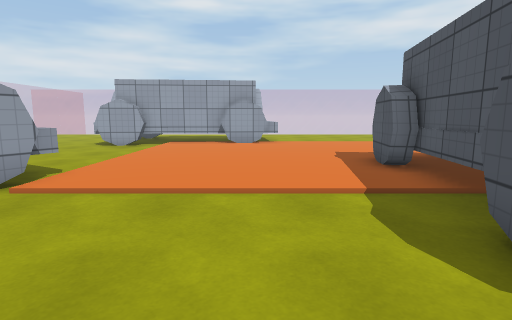
View 1 (above)

24 first-person views from a walk through a 3-D level made in the Unity game engine. The camera is 1.2 m above the floor, tilts 8° down and sees 80° across. The floor is counted in squares, 1 m on a side. Each view is taken from the middle of a square. On the plan, view 1 faces up. The plan holds only what a view shows up to about 13 squares ahead; the rest is blank. The place goes on beyond the plan. The player is left out. Some animated figures are left out. Some surface patterns are stand-ins.

View 2
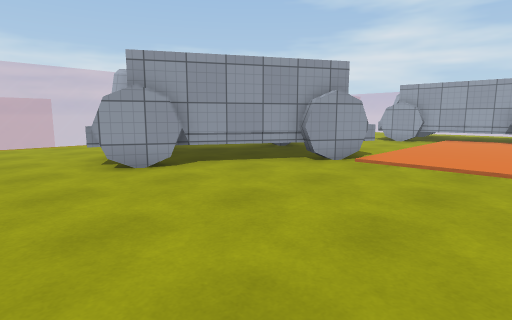

View 3
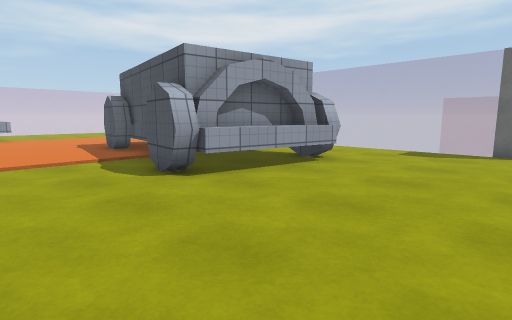

View 4
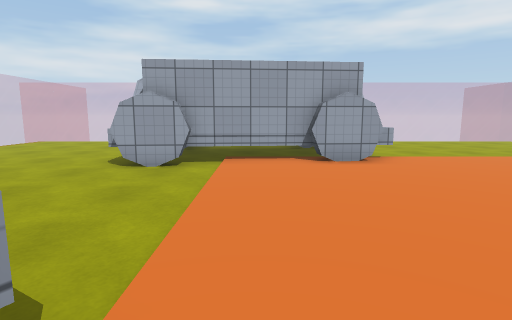

View 5
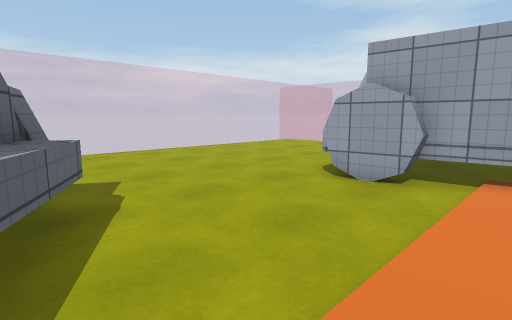

View 6
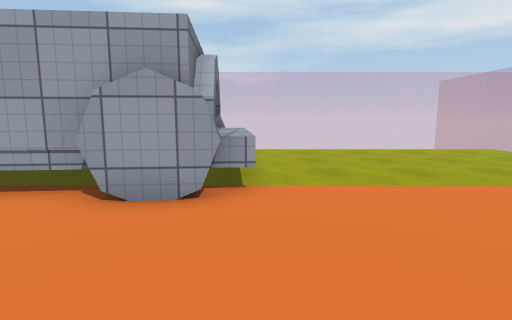

View 7
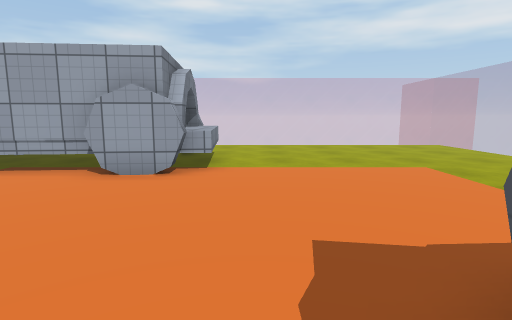

View 8
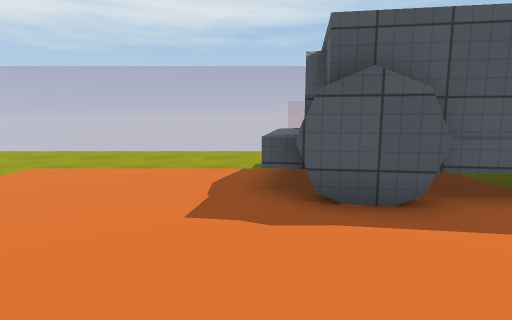

View 9
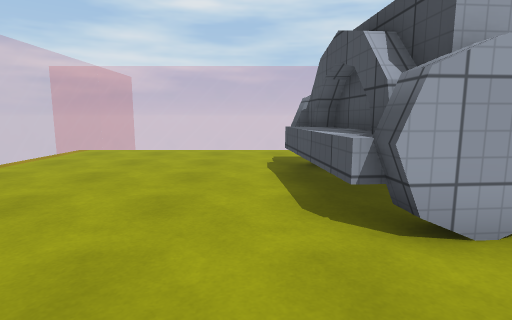

View 10
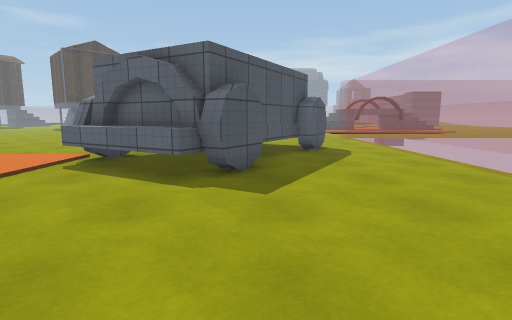

View 11
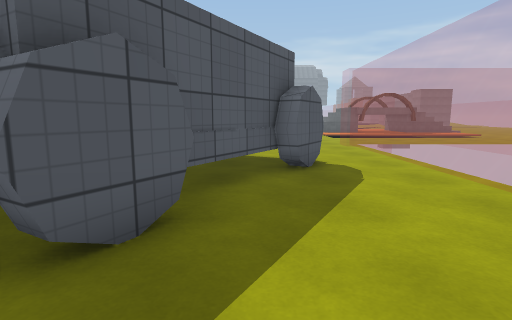

View 12
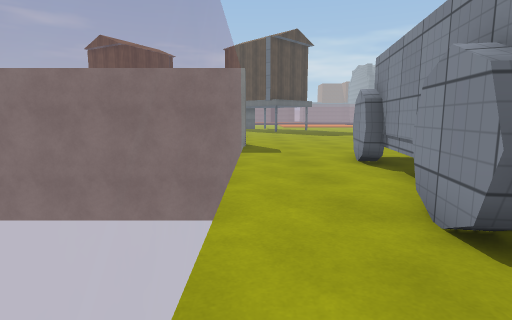

View 13
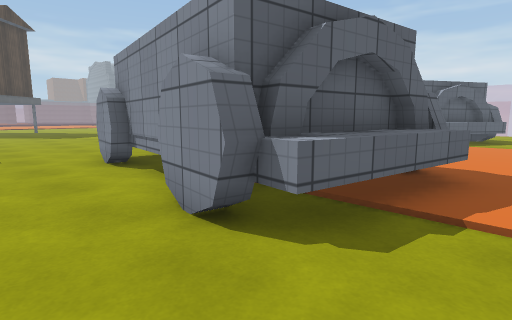

View 14
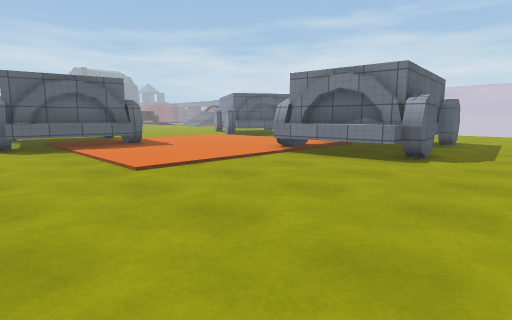

View 15
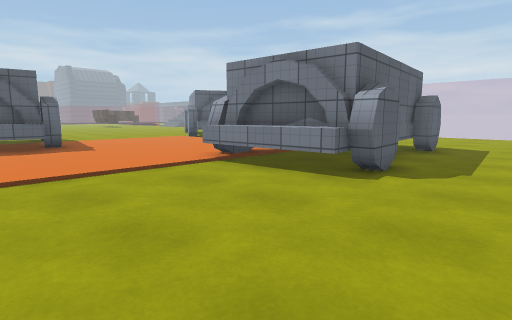

View 16
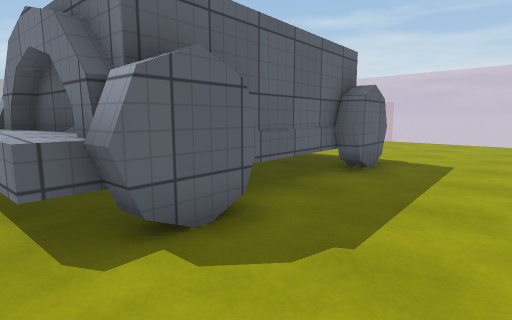

View 17
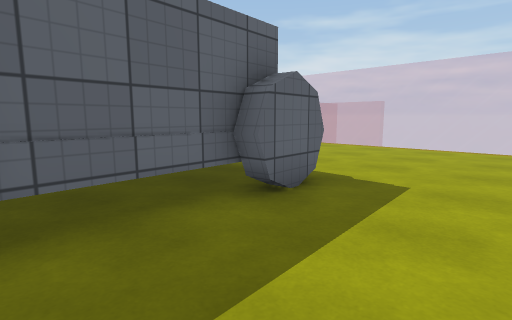

View 18
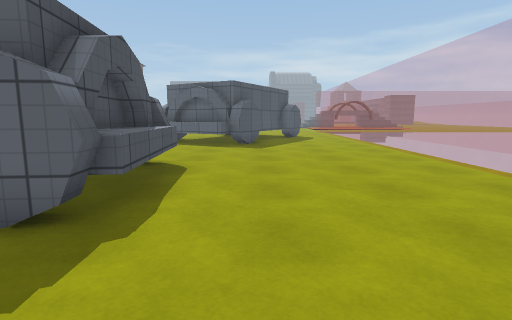

View 19
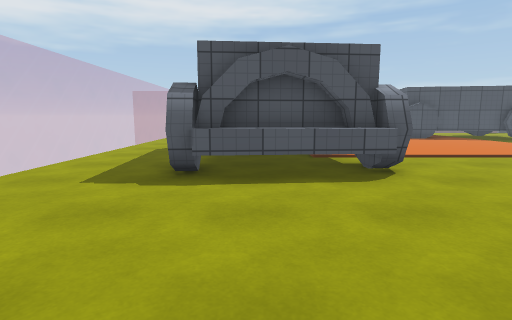

View 20
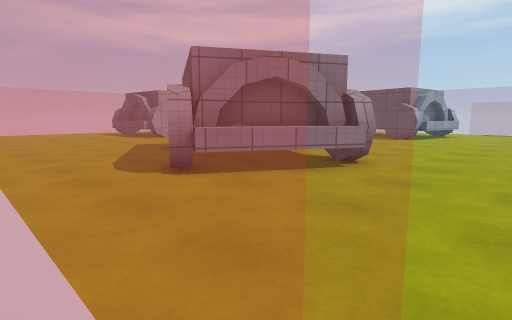

View 21
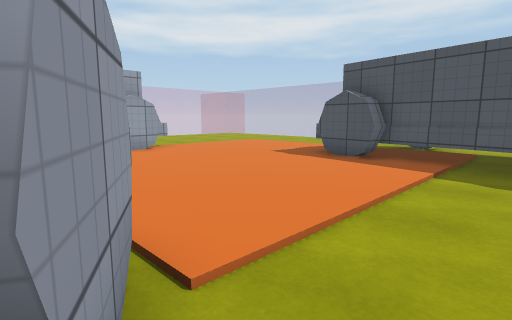

View 22
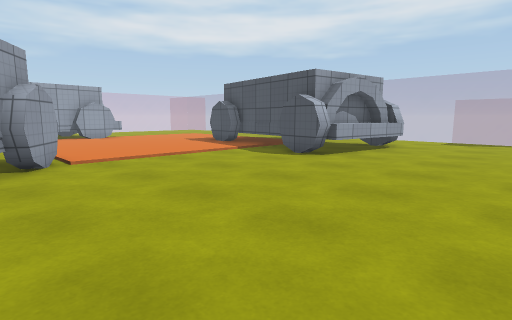

View 23
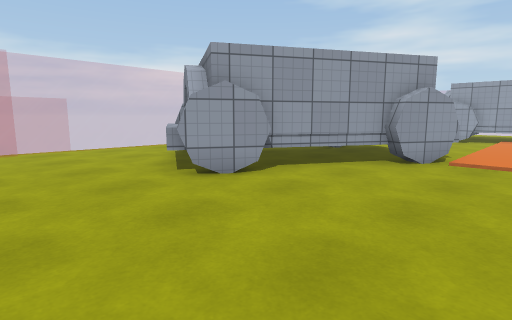

View 24
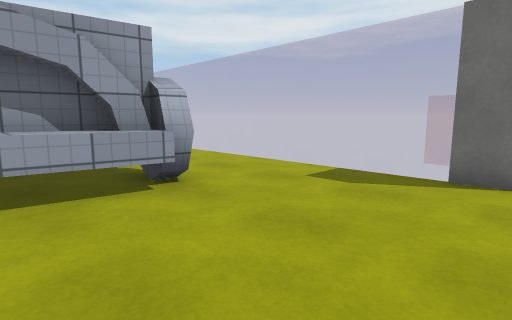

### Floor plan
Key: @ floor where view 1 was taken; # wall or solid block; . floor; = window, fence, low wall or low ledge; ^ raised ledge.
Columns run from 17 left of view 1 to 21 right of it. Each row starts with its distance up from view 1.
 23  ==========  =====
 22  ========== =================
 21   ==........................=
 20   ==........................==
 19   ==........................==
 18   ==......##...###..........==
 17   ==......#####^ #..........==
 16   ==......^#     ^^.........==
 15    =......^#     #^.........==
 14    =......^#^#####^.........==
 13   ==......###...............==
 12   ==........................==
 11   ==........................==
 10   ==........................==
  9   ==.................^......==
  8   ==.....#^.........###^#=..==
  7    =....###^^.......#^ ^##..==
  6   ==....#####^.......#   #..==
  5   ==....#  ###......^   #...==
  4   ==...##  ##.......#   #...==
  3   ==..##  ##........#   #...==
  2   ==..##  #.........##^##...==
  1   ==..^^###.........^^^##...==
  0   ==....^##......@..........==
 -1   ==........................==
 -2  #==........................==
 -3 ====........................=##########
 -4   . ........................

Positions as (right, up) in squares from view 1, and headings:
1: (0, 0), facing up
2: (0, -3), facing up-left
3: (-1, -4), facing up-right
4: (-3, 5), facing up
5: (-3, 7), facing up-left
6: (1, 9), facing up
7: (2, 7), facing up
8: (-1, 9), facing right
9: (-8, 10), facing up
10: (-9, 14), facing down
11: (-10, 10), facing down
12: (10, 10), facing down
13: (10, 10), facing down-left
14: (9, 21), facing down-left
15: (6, 21), facing down-left
16: (1, 21), facing down-left
17: (-2, 21), facing down-left
18: (-9, 21), facing down
19: (-13, 16), facing right
20: (-15, -4), facing up-right
21: (-5, 3), facing up-right
22: (-6, -4), facing up-right
23: (-2, -4), facing up-left
24: (4, -4), facing up-right
